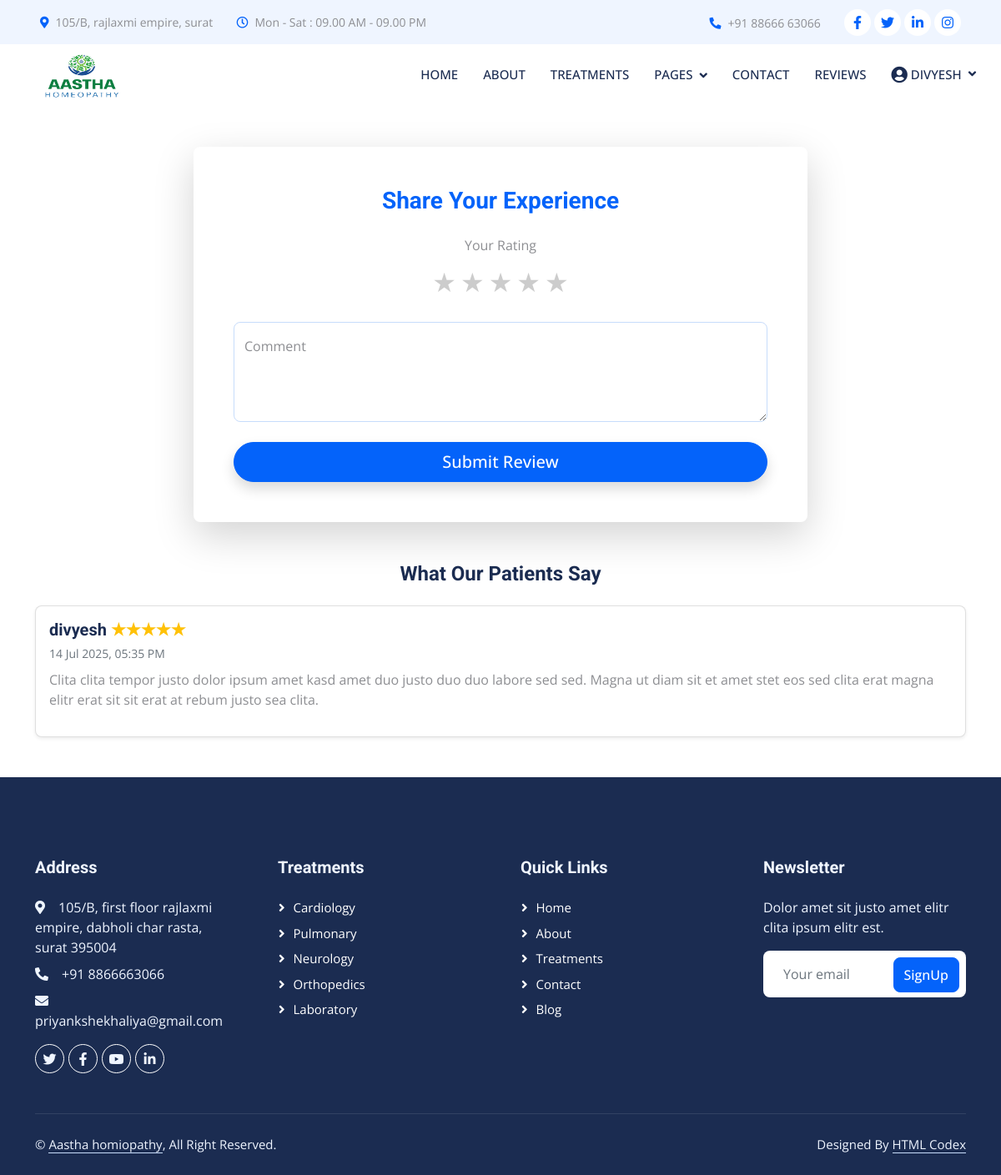
Screenshot of /reviews/ (signed in) with the database file from the repository.
### aastha/models.py (models this page shows, shortened)
class Review(models.Model):
    user = models.ForeignKey(User, on_delete=models.CASCADE)
    rating = models.IntegerField(choices=[(i, str(i)) for i in range(1, 6)])  # 1 to 5
    comment = models.TextField()
    created_at = models.DateTimeField(auto_now_add=True)

### aastha/views.py (the view, shortened to what this page needs)
# urls.py: path('reviews/', views.review_page, name='review_page'),
@login_required
def review_page(request):
    reviews = Review.objects.all().order_by('-created_at')
    return render(request, 'review_page.html', {'reviews': reviews})

### aastha/templates/review_page.html (shortened to what this page needs)
{% extends 'base.html' %}
{% block content %}
<div class="container my-5">
  <div class="row justify-content-center">
    <div class="col-md-8">
      <div class="card shadow-lg border-0 rounded-4">
        <div class="card-body p-5">
          <h3 class="text-center mb-4 text-primary fw-bold">Share Your Experience</h3>
          {% if user.is_authenticated %}
          <form method="post">
            <div class="mb-4 text-center">
              <label class="form-label d-block mb-2 fw-semibold">Your Rating</label>
              <div class="rating">
                {% for i in "54321" %}
                <label for="star{{ i }}">&#9733;</label>
                {% endfor %}
              </div>
            </div>
            <div class="form-floating mb-4">
              <textarea class="form-control" name="comment" placeholder="Write your review here..." style="height: 120px;" required></textarea>
              <label>Comment</label>
            </div>
            <div class="d-grid">
                <button id="submit-btn" type="submit" class="btn btn-primary btn-lg rounded-pill shadow">
                    <span id="submit-text">Submit Review</span>
                </button>
            </div>
          </form>
          {% else %}
            <p class="text-center">Please <a href="{% url 'login' %}">login</a> to submit a review.</p>
          {% endif %}
        </div>
      </div>
    </div>
  </div>
  <div class="mt-5">
    <h4 class="text-center mb-4">What Our Patients Say</h4>
    {% for review in reviews %}
    <div class="card mb-3 shadow-sm">
      <div class="card-body">
        <h5 class="mb-1">{{ review.user.username }}
          <span class="text-warning">
            {% for i in "12345"|slice:":review.rating"|make_list %}&#9733;{% endfor %}
          </span>
        </h5>
        <small class="text-muted">{{ review.created_at|date:"d M Y, h:i A" }}</small>
        <p class="mt-2">{{ review.comment }}</p>
      </div>
    </div>
    {% empty %}
      <p class="text-center">No reviews yet.</p>
    {% endfor %}
  </div>
</div>
{% endblock %}

### aastha/templates/header.html (shortened to what this page needs)
{% load static %}
{% block content %}
<div class="container-fluid bg-light p-0 wow fadeIn" data-wow-delay="0.1s">
    <div class="row gx-0 d-none d-lg-flex">
        <div class="col-lg-7 px-5 text-start">
            <div class="h-100 d-inline-flex align-items-center py-3 me-4">
                <small class="fa fa-map-marker-alt text-primary me-2"></small>
                <small>105/B, rajlaxmi empire, surat</small>
            </div>
            <div class="h-100 d-inline-flex align-items-center py-3">
                <small class="far fa-clock text-primary me-2"></small>
                <small>Mon - Sat : 09.00 AM - 09.00 PM</small>
            </div>
        </div>
        <div class="col-lg-5 px-5 text-end">
            <div class="h-100 d-inline-flex align-items-center py-3 me-4">
                <small class="fa fa-phone-alt text-primary me-2"></small>
                <small>+91 88666 63066</small>
            </div>
            <div class="h-100 d-inline-flex align-items-center">
                <a class="btn btn-sm-square rounded-circle bg-white text-primary me-1" href=""><i class="fab fa-facebook-f"></i></a>
                <a class="btn btn-sm-square rounded-circle bg-white text-primary me-1" href=""><i class="fab fa-twitter"></i></a>
                <a class="btn btn-sm-square rounded-circle bg-white text-primary me-1" href=""><i class="fab fa-linkedin-in"></i></a>
                <a class="btn btn-sm-square rounded-circle bg-white text-primary me-0" href=""><i class="fab fa-instagram"></i></a>
            </div>
        </div>
    </div>
</div>
<nav class="navbar navbar-expand-lg bg-white navbar-light sticky-top p-0 wow fadeIn" data-wow-delay="0.1s">
    <a href="{% url 'index' %}" class="navbar-brand d-flex align-items-center px-4 px-lg-5">
        <img src="{% static 'img/logo.png' %}" alt="Clinic Logo" height="60" width="100" />
    </a>
    <div class="collapse navbar-collapse" id="navbarCollapse">
        <div class="navbar-nav ms-auto p-4 p-lg-0">
            <a href="{% url 'index' %}" class="nav-item nav-link {% if request.path == '/' %}active{% endif %}">Home</a>
            <a href="{% url 'about' %}" class="nav-item nav-link">About</a>
            <a href="{% url 'treatment' %}" class="nav-item nav-link">Treatments</a>
            <div class="nav-item dropdown">
                <a href="#" class="nav-link dropdown-toggle" data-bs-toggle="dropdown">Pages</a>
            </div>
            <a href="{% url 'contact' %}" class="nav-item nav-link">Contact</a>
            {% if user.is_authenticated %}
                <a href="{% url 'review_page' %}" class="nav-item nav-link">Reviews</a>
            {% endif %}
            <div class="nav-item dropdown position-relative">
                <a href="#" class="nav-link dropdown-toggle d-flex align-items-center" data-bs-toggle="dropdown" aria-expanded="false">
                    <i class="fa fa-user-circle fa-lg me-1"></i>
                    {% if user.is_authenticated %}
                        <span>{{ user.username }}</span>
                    {% else %}
                        <span>Account</span>
                    {% endif %}
                </a>
            </div>
        </div>
    </div>
</nav>
{% endblock %}

### aastha/static/css/style.css (style rules this page uses)
:root { --primary: #0463FA; --light: #EFF5FF; --dark: #1B2C51; }
.fw-bold { font-weight: 700 !important; }
.btn { font-weight: 500; transition: .5s; }
.btn.btn-primary, .btn.btn-secondary { color: #FFFFFF; }
.btn-sm-square { width: 32px; height: 32px; }
.btn-square, .btn-sm-square, .btn-lg-square { padding: 0; display: flex; align-items: center; justify-content: center; font-weight: normal; }
.navbar .dropdown-toggle::after { border: none; content: "\f107"; font-family: "Font Awesome 5 Free"; font-weight: 900; vertical-align: middle; margin-left: 8px; }
.navbar .navbar-nav .nav-link { margin-right: 30px; padding: 25px 0; color: #FFFFFF; font-size: 15px; font-weight: 500; text-transform: uppercase; outline: none; }
.navbar .navbar-brand, .navbar a.btn { height: 75px; }
.navbar .navbar-nav .nav-link { color: var(--dark); font-weight: 500; }
.navbar.sticky-top { top: -100px; transition: .5s; }
body { overflow-x: hidden; }

### aastha/templates/review_page.html (style rules this page uses)
.rating { display: flex; justify-content: center; flex-direction: row-reverse; gap: 5px; }
.rating label { font-size: 2rem; color: #ccc; cursor: pointer; transition: color 0.3s; }

### rows the page displays
Review: user.username "divyesh", created_at "14 Jul 2025, 05:35 PM", comment "Clita clita tempor justo dolor ipsum amet kasd amet duo justo duo duo labore sed sed. Magna ut diam sit et amet stet eos sed clita erat magna elitr erat sit sit erat at rebum justo sea clita."

### other values shown
{{ user.username }} "DIVYESH"
